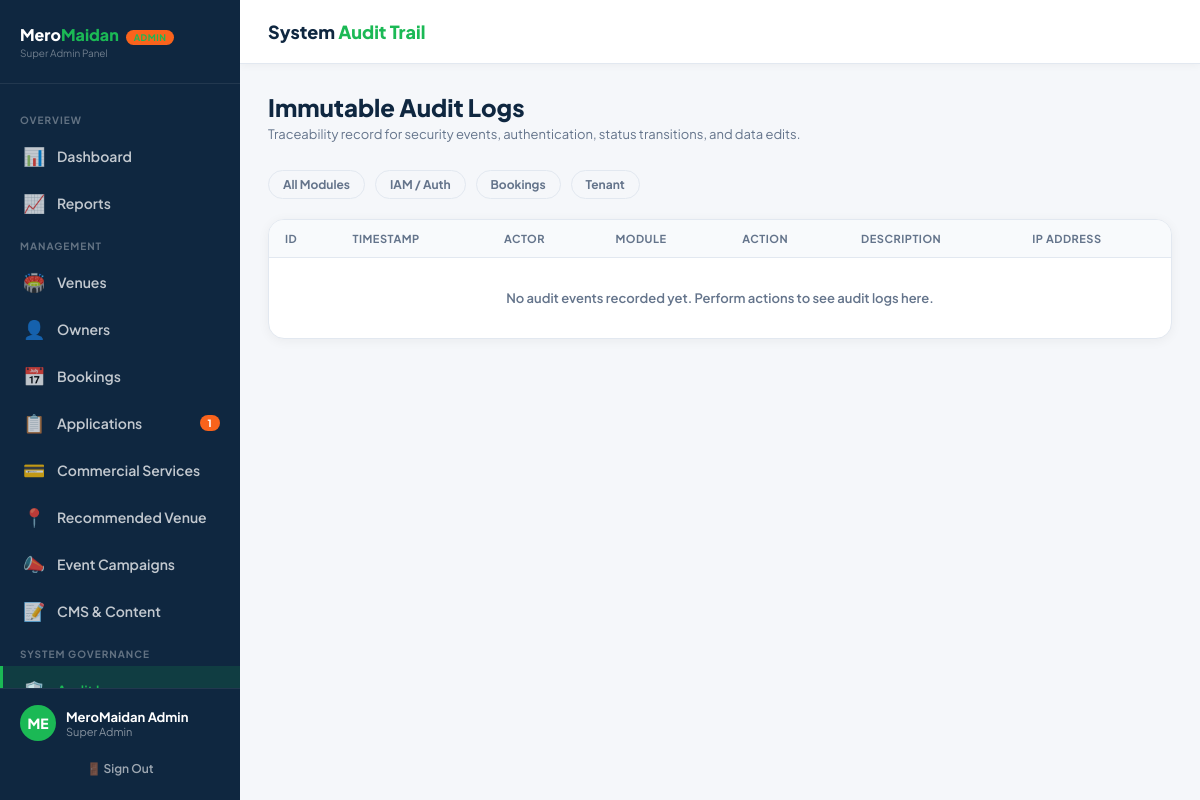
The page /superadmin/audit.php?module=Booking (signed in) on the database as committed earlier.
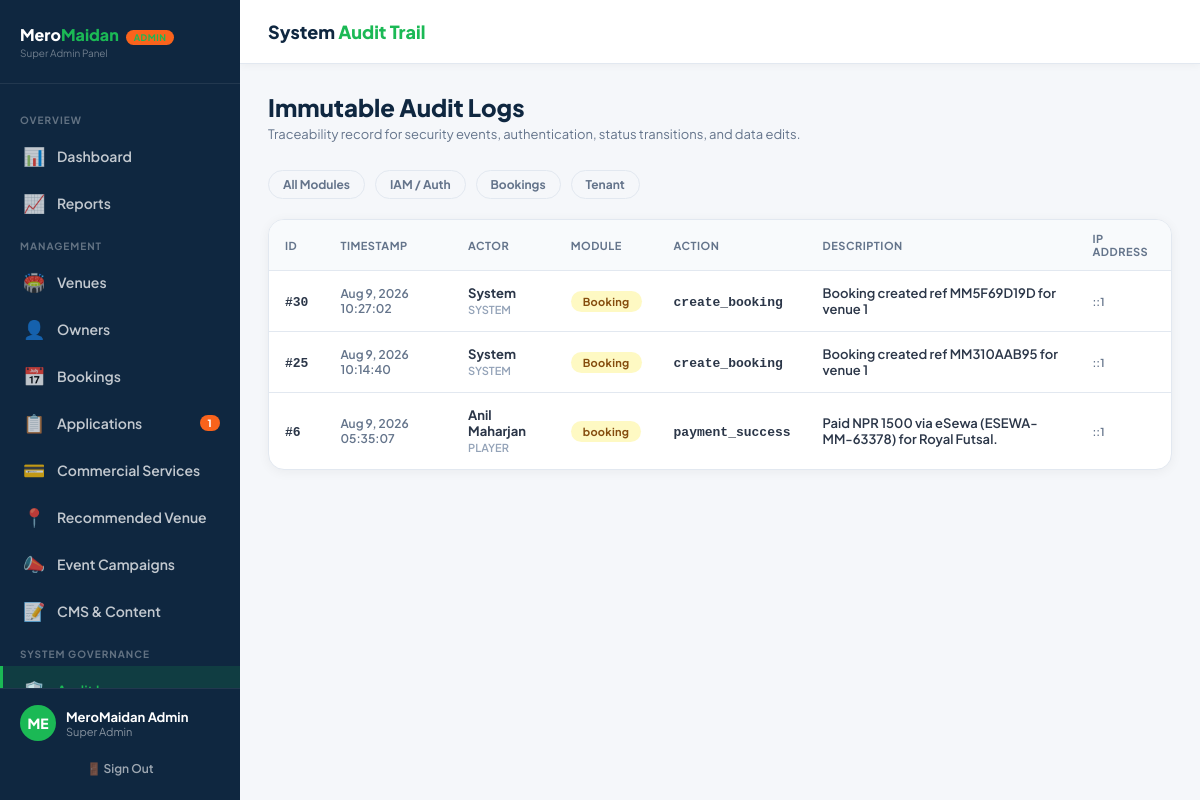
The same page on the database as committed later.
### tables this page shows
CREATE TABLE `audit_logs` (
  `id` int(11) NOT NULL AUTO_INCREMENT,
  `actor_type` enum('player','owner','superadmin','system') NOT NULL DEFAULT 'system',
  `actor_id` int(11) DEFAULT NULL,
  `actor_name` varchar(200) DEFAULT NULL,
  `tenant_id` int(11) DEFAULT NULL,
  `module` varchar(100) DEFAULT NULL,
  `action` varchar(200) NOT NULL,
  `resource_type` varchar(100) DEFAULT NULL,
  `resource_id` int(11) DEFAULT NULL,
  `description` text DEFAULT NULL,
  `ip_address` varchar(45) DEFAULT NULL,
  `created_at` timestamp NOT NULL DEFAULT current_timestamp(),
  PRIMARY KEY (`id`)
);

### superadmin/audit.php (the view, shortened to what the changed rows need)
<?php
$db        = getDB();
$filterModule = $_GET['module'] ?? 'all';
$sql = "SELECT * FROM audit_logs WHERE 1=1";
$params = [];
if ($filterModule !== 'all') {
    $sql .= " AND module = :mod";
    $params[':mod'] = $filterModule;
}
$sql .= " ORDER BY created_at DESC LIMIT 100";
$stmt = $db->prepare($sql);
$stmt->execute($params);
$logs = $stmt->fetchAll();
?>
<!DOCTYPE html>
<html lang="en">
<head>
  <link rel="stylesheet" href="../assets/css/admin.css">
</head>
<body>
<div class="admin-layout">
  <main class="admin-main">
    <div class="admin-content">
      <div class="page-header">
        <h1>Immutable Audit Logs</h1>
      </div>
      <div class="data-card">
        <table class="data-table">
          <thead>
            <tr>
              <th>ID</th>
              <th>Timestamp</th>
              <th>Actor</th>
              <th>Module</th>
              <th>Action</th>
              <th>Description</th>
              <th>IP Address</th>
            </tr>
          </thead>
          <tbody>
            <?php foreach ($logs as $l): ?>
              <tr>
                <td><code>#<?= $l['id'] ?></code></td>
                <td style="font-size:12px;color:#64748b;"><?= date('M j, Y H:i:s', strtotime($l['created_at'])) ?></td>
                <td>
                  <strong><?= htmlspecialchars($l['actor_name'] ?: 'System') ?></strong><br>
                  <span style="font-size:11px;color:#94a3b8;text-transform:uppercase;"><?= htmlspecialchars($l['actor_type']) ?></span>
                </td>
                <td><span class="badge pending"><?= htmlspecialchars($l['module'] ?: 'System') ?></span></td>
                <td><code><?= htmlspecialchars($l['action']) ?></code></td>
                <td><?= htmlspecialchars($l['description'] ?: '-') ?></td>
                <td style="font-size:11px;color:#64748b;"><?= htmlspecialchars($l['ip_address'] ?: '-') ?></td>
              </tr>
            <?php endforeach; ?>
            <?php if (empty($logs)): ?>
              <tr><td colspan="7" style="text-align:center;color:#64748b;padding:32px;">No audit events recorded yet. Perform actions to see audit logs here.</td></tr>
            <?php endif; ?>
          </tbody>
        </table>
      </div>
    </div>
  </main>
</div>
</body>
</html>

Rows that differ between the two databases and show on the page:
added audit_logs: id "30", created_at "Aug 9, 2026 10:27:02", actor_name "System", actor_type "SYSTEM", module "Booking", action "create_booking", description "Booking created ref MM5F69D19D for venue 1", ip_address "::1"
added audit_logs: id "25", created_at "Aug 9, 2026 10:14:40", actor_name "System", actor_type "SYSTEM", module "Booking", action "create_booking", description "Booking created ref MM310AAB95 for venue 1", ip_address "::1"
added audit_logs: id "6", created_at "Aug 9, 2026 05:35:07", actor_name "Anil Maharjan", actor_type "PLAYER", module "booking", action "payment_success", description "Paid NPR 1500 via eSewa (ESEWA-MM-63378) for Royal Futsal.", ip_address "::1"
Other text that changed with them:
text no longer shown: "No audit events recorded yet. Perform actions to see audit logs here."
